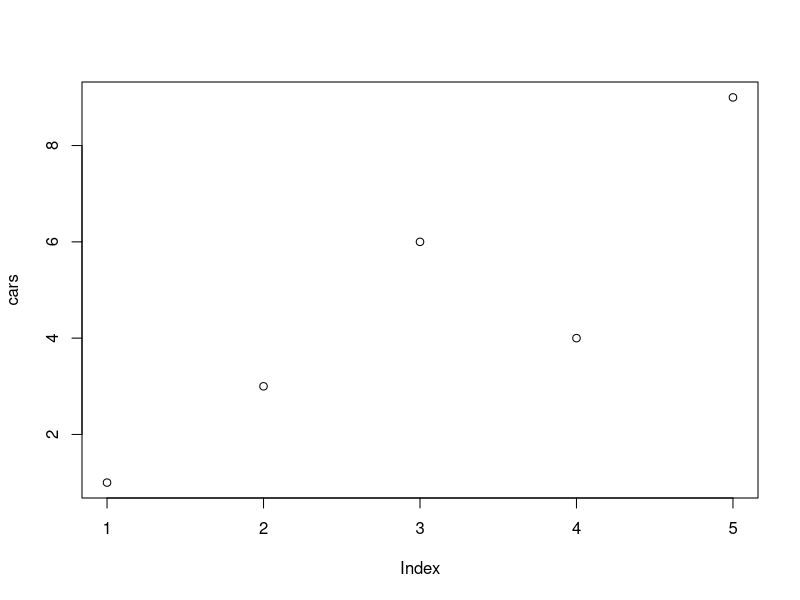
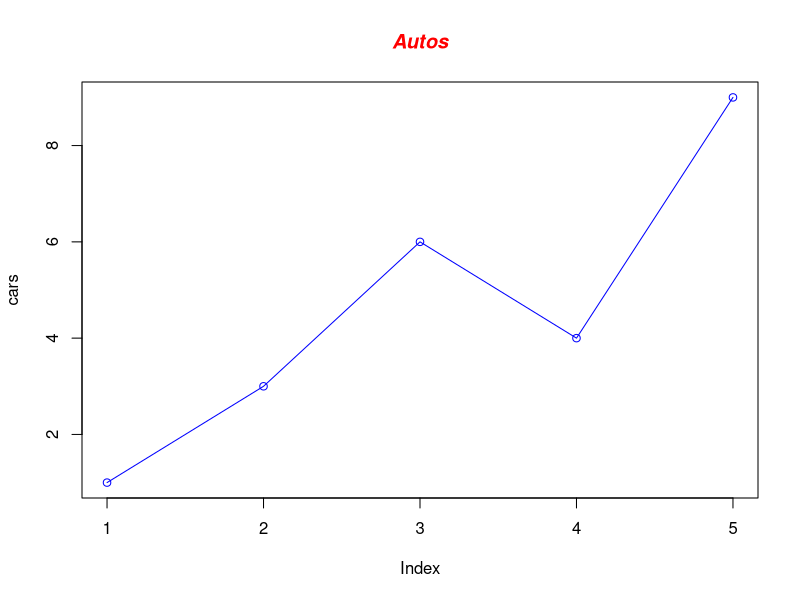
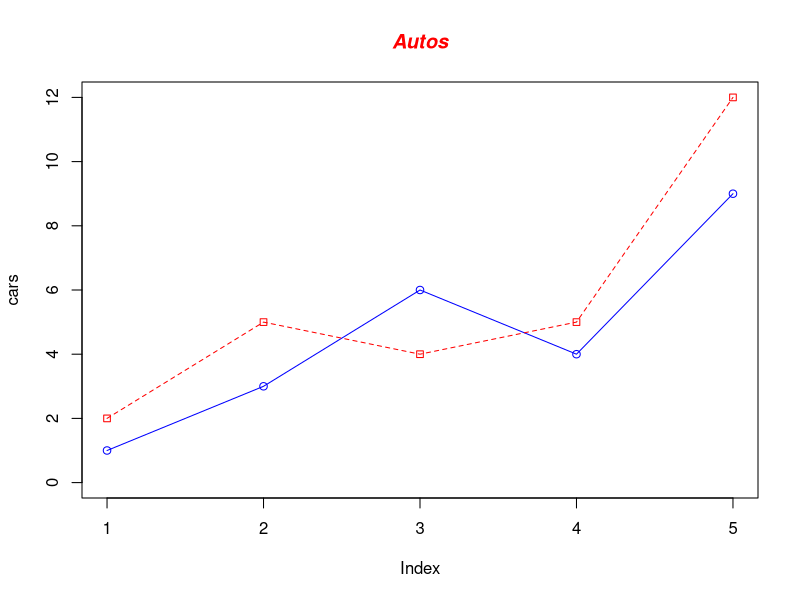
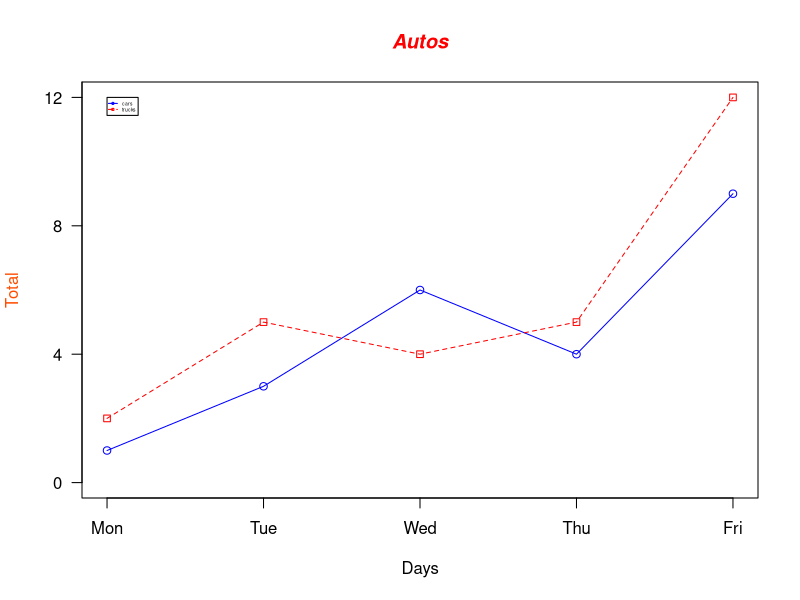
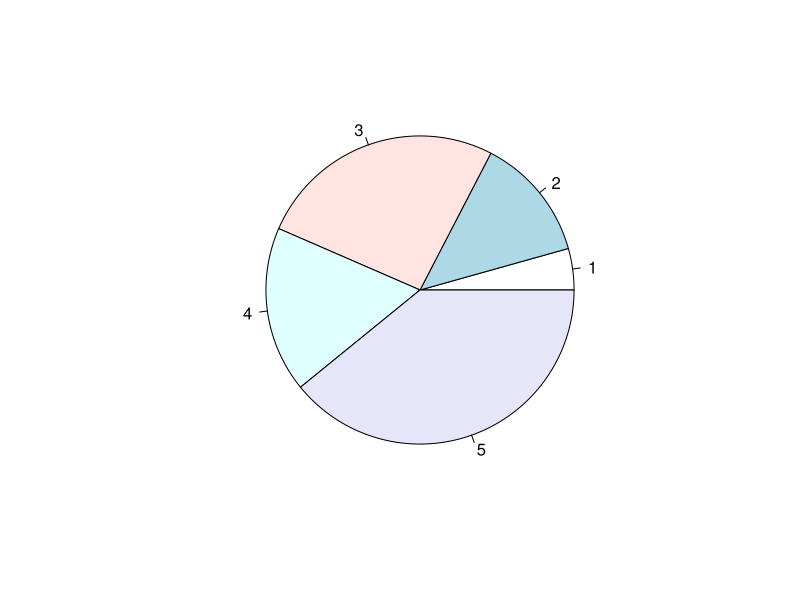
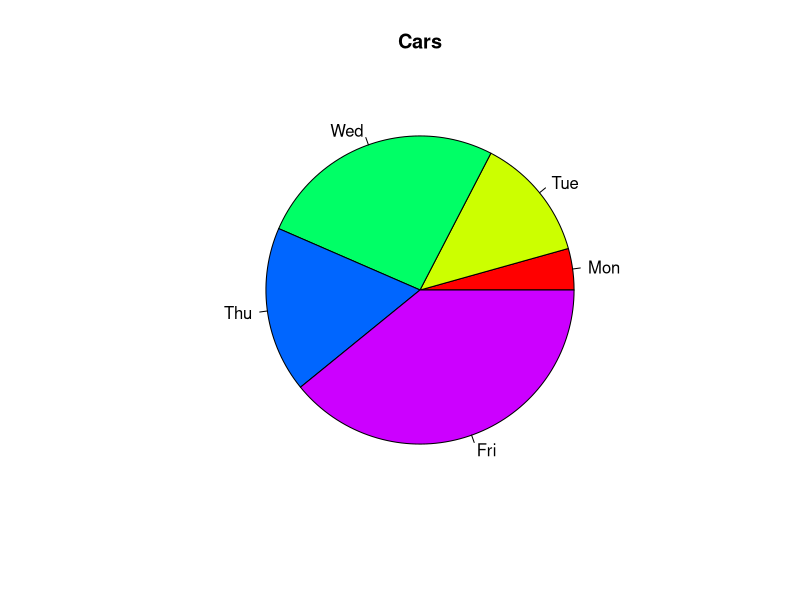
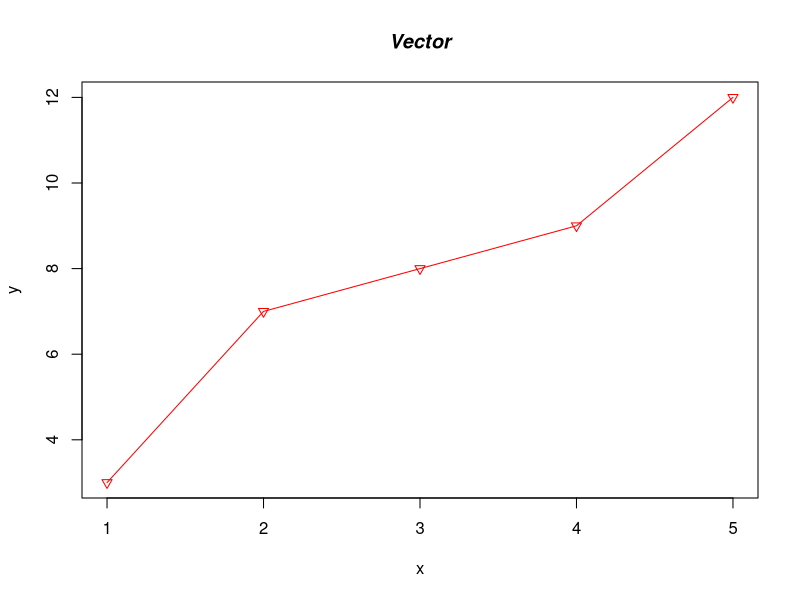
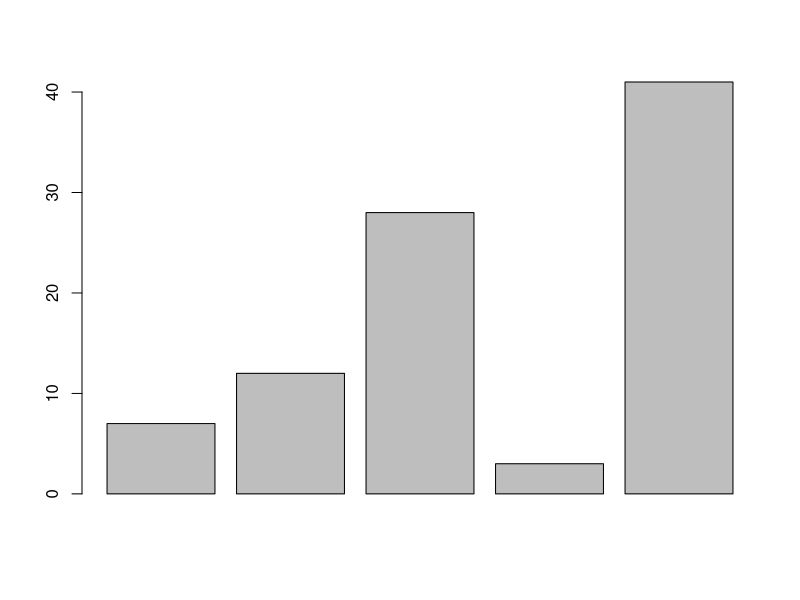

Source code (R) for these figures, in order:
# Define the cars vector with 5 values
cars <- c(1, 3, 6, 4, 9)
cars
# Graph the cars vector with all defaults 1,2,3,4,5
plot(cars) #c(1,2,3,4,5)
# Define the cars vector with 5 values
cars <- c(1, 3, 6, 4, 9)
# Graph cars using blue points overlayed by a line
plot(cars, type="o", col="blue") #o=overlapped
# Create a title with a red, bold/italic font
#col.main is color of title
title(main="Autos", col.main="red",
      font.main=4)
# Define 2 vectors
cars <- c(1, 3, 6, 4, 9)
trucks <- c(2, 5, 4, 5, 12)
# Graph cars using a y axis that ranges from 0 to 12
plot(cars, type="o", col="blue", ylim=c(0,12))
# Graph trucks with red dashed line and square points
#pch is plot character
#lty is line type
lines(trucks, type="o", pch=22, lty=2,
      col="red")
# Create a title with a red, bold/italic font
title(main="Autos", col.main="red", font.main=4)
# Define 2 vectors
cars <- c(1, 3, 6, 4, 9)
trucks <- c(2, 5, 4, 5, 12)
# Calculate range from 0 to max
#value of cars and trucks
g_range <- range(0, cars, trucks)
g_range
# Graph autos using y axis that ranges from
#0 to max value in cars or trucks vector. Turn
#off axes and annotations (axis labels) so we
#can specify them ourselves
plot(cars, type="o", col="blue", ylim=g_range,
     axes=FALSE, ann=FALSE)
# Make x axis using Mon-Fri labels
axis(1, at=1:5,
     lab=c("Mon","Tue","Wed","Thu","Fri"))
# Make y axis with horizontal labels that
#display ticks at every 4 marks. 4*0:g_range[2]
#is equivalent to c(0,4,8,12). las is labels
#are parallel (=0) or perpendicular(=2) to axis
axis(2, las=2, at=4*0:g_range[2])
# Create box around plot
box()
# Graph trucks with red dashed line and square points
lines(trucks, type="o", pch=22, lty=2, col="red")
# Create a title with a red, bold/italic font
title(main="Autos", col.main="red", font.main=4)
# Label the x and y axes with dark green text
title(xlab="Days", col.lab=rgb(0,0,0))
title(ylab="Total", col.lab=rgb(1,0.3,0))
# Create a legend at (1, g_range[2]) that is
#slightly smaller (cex) and uses the same line
#colors and points used by
# the actual plots
#cex is scaling of text and symbol
legend(1, g_range[2], c("cars","trucks"),
       cex=0.3,
       col=c("blue","red"), pch=21:22,
       lty=1:2);

#Let's start with a simple pie chart graphing the cars vector:
# Define cars vector with 5 values
cars <- c(1, 3, 6, 4, 9)
# Create a pie chart for cars
pie(cars)
#Now let's add a heading, change the colors, and define our own labels:
# Define cars vector with 5 values
cars <- c(1, 3, 6, 4, 9)

# Create a pie chart with defined heading and
# custom colors and labels
pie(cars, main="Cars", col=rainbow(length(cars)),
    labels=c("Mon","Tue","Wed","Thu","Fri"))

#############################
#Example
x=c(1, 2, 3, 4, 5)
y=c(3, 7, 8, 9, 12)
plot(x,y,type = "o", pch=25,lty=1, col="red")
title(main="Vector", col.main="Black", font.main=4)
#######################
a <- c(7,12,28,3,41)
barplot(a)